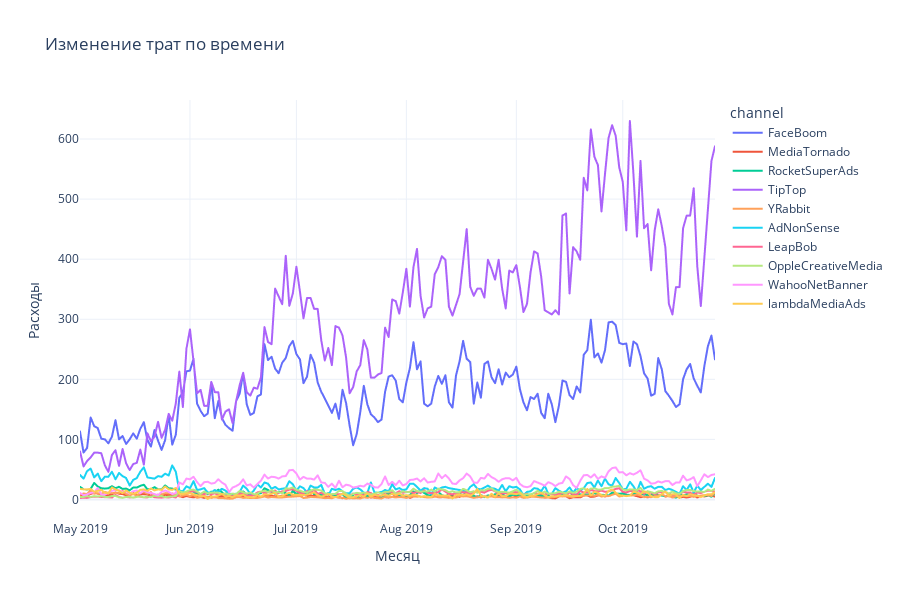

Notebook cell for this chart:
### Markdown cell above
**Вывод**

Каналы привлечения TipTop и FaceBoom это 83% всего потраченого бюджета на маркетинг.

Пользователи привлеченные через канал TipTop это 51% бюджета, при этом доля платящих пользователей 9.6%

### Визуализация динамики изменения расходов по каждому источнику в разрезе месяцев и недель.

### Code cell
# строим график с разбивкой по месяцам
fig = px.line(costs, x='dt', y='costs', color='channel', line_group='channel',
              labels={'costs': 'Расходы', 'dt': 'Дата'},
              title='Изменение трат по времени',
              template='plotly_white')

fig.update_layout(xaxis=dict(title='Месяц'), yaxis=dict(title='Расходы'), height=600)
cf.go_offline()
fig.iplot()

### Figure 1 — Plotly figure (JSON) as saved in the notebook; plotly's stock layout.template omitted (floating-point values rounded to 4 significant figures; data arrays with more than 128 entries replaced by an {"elided": "..."} marker saying what was removed)
{"data": [{"hovertemplate": "channel=FaceBoom<br>Дата=%{x}<br>Расходы=%{y}<extra></extra>", "legendgroup": "FaceBoom", "line": {"color": "#636efa", "dash": "solid"}, "marker": {"symbol": "circle"}, "mode": "lines", "name": "FaceBoom", "showlegend": true, "type": "scattergl", "x": {"elided": "180 str values"}, "xaxis": "x", "y": {"elided": "180 float values"}, "yaxis": "y"}, {"hovertemplate": "channel=MediaTornado<br>Дата=%{x}<br>Расходы=%{y}<extra></extra>", "legendgroup": "MediaTornado", "line": {"color": "#EF553B", "dash": "solid"}, "marker": {"symbol": "circle"}, "mode": "lines", "name": "MediaTornado", "showlegend": true, "type": "scattergl", "x": {"elided": "180 str values"}, "xaxis": "x", "y": {"elided": "180 float values"}, "yaxis": "y"}, {"hovertemplate": "channel=RocketSuperAds<br>Дата=%{x}<br>Расходы=%{y}<extra></extra>", "legendgroup": "RocketSuperAds", "line": {"color": "#00cc96", "dash": "solid"}, "marker": {"symbol": "circle"}, "mode": "lines", "name": "RocketSuperAds", "showlegend": true, "type": "scattergl", "x": {"elided": "180 str values"}, "xaxis": "x", "y": {"elided": "180 float values"}, "yaxis": "y"}, {"hovertemplate": "channel=TipTop<br>Дата=%{x}<br>Расходы=%{y}<extra></extra>", "legendgroup": "TipTop", "line": {"color": "#ab63fa", "dash": "solid"}, "marker": {"symbol": "circle"}, "mode": "lines", "name": "TipTop", "showlegend": true, "type": "scattergl", "x": {"elided": "180 str values"}, "xaxis": "x", "y": {"elided": "180 float values"}, "yaxis": "y"}, {"hovertemplate": "channel=YRabbit<br>Дата=%{x}<br>Расходы=%{y}<extra></extra>", "legendgroup": "YRabbit", "line": {"color": "#FFA15A", "dash": "solid"}, "marker": {"symbol": "circle"}, "mode": "lines", "name": "YRabbit", "showlegend": true, "type": "scattergl", "x": {"elided": "180 str values"}, "xaxis": "x", "y": {"elided": "180 float values"}, "yaxis": "y"}, {"hovertemplate": "channel=AdNonSense<br>Дата=%{x}<br>Расходы=%{y}<extra></extra>", "legendgroup": "AdNonSense", "line": {"color": "#19d3f3", "dash": "solid"}, "marker": {"symbol": "circle"}, "mode": "lines", "name": "AdNonSense", "showlegend": true, "type": "scattergl", "x": {"elided": "180 str values"}, "xaxis": "x", "y": {"elided": "180 float values"}, "yaxis": "y"}, {"hovertemplate": "channel=LeapBob<br>Дата=%{x}<br>Расходы=%{y}<extra></extra>", "legendgroup": "LeapBob", "line": {"color": "#FF6692", "dash": "solid"}, "marker": {"symbol": "circle"}, "mode": "lines", "name": "LeapBob", "showlegend": true, "type": "scattergl", "x": {"elided": "180 str values"}, "xaxis": "x", "y": {"elided": "180 float values"}, "yaxis": "y"}, {"hovertemplate": "channel=OppleCreativeMedia<br>Дата=%{x}<br>Расходы=%{y}<extra></extra>", "legendgroup": "OppleCreativeMedia", "line": {"color": "#B6E880", "dash": "solid"}, "marker": {"symbol": "circle"}, "mode": "lines", "name": "OppleCreativeMedia", "showlegend": true, "type": "scattergl", "x": {"elided": "180 str values"}, "xaxis": "x", "y": {"elided": "180 float values"}, "yaxis": "y"}, {"hovertemplate": "channel=WahooNetBanner<br>Дата=%{x}<br>Расходы=%{y}<extra></extra>", "legendgroup": "WahooNetBanner", "line": {"color": "#FF97FF", "dash": "solid"}, "marker": {"symbol": "circle"}, "mode": "lines", "name": "WahooNetBanner", "showlegend": true, "type": "scattergl", "x": {"elided": "180 str values"}, "xaxis": "x", "y": {"elided": "180 float values"}, "yaxis": "y"}, {"hovertemplate": "channel=lambdaMediaAds<br>Дата=%{x}<br>Расходы=%{y}<extra></extra>", "legendgroup": "lambdaMediaAds", "line": {"color": "#FECB52", "dash": "solid"}, "marker": {"symbol": "circle"}, "mode": "lines", "name": "lambdaMediaAds", "showlegend": true, "type": "scattergl", "x": {"elided": "180 str values"}, "xaxis": "x", "y": {"elided": "180 float values"}, "yaxis": "y"}], "layout": {"height": 600, "legend": {"title": {"text": "channel"}, "tracegroupgap": 0}, "title": {"text": "Изменение трат по времени"}, "xaxis": {"anchor": "y", "domain": [0, 1], "title": {"text": "Месяц"}}, "yaxis": {"anchor": "x", "domain": [0, 1], "title": {"text": "Расходы"}}}}
